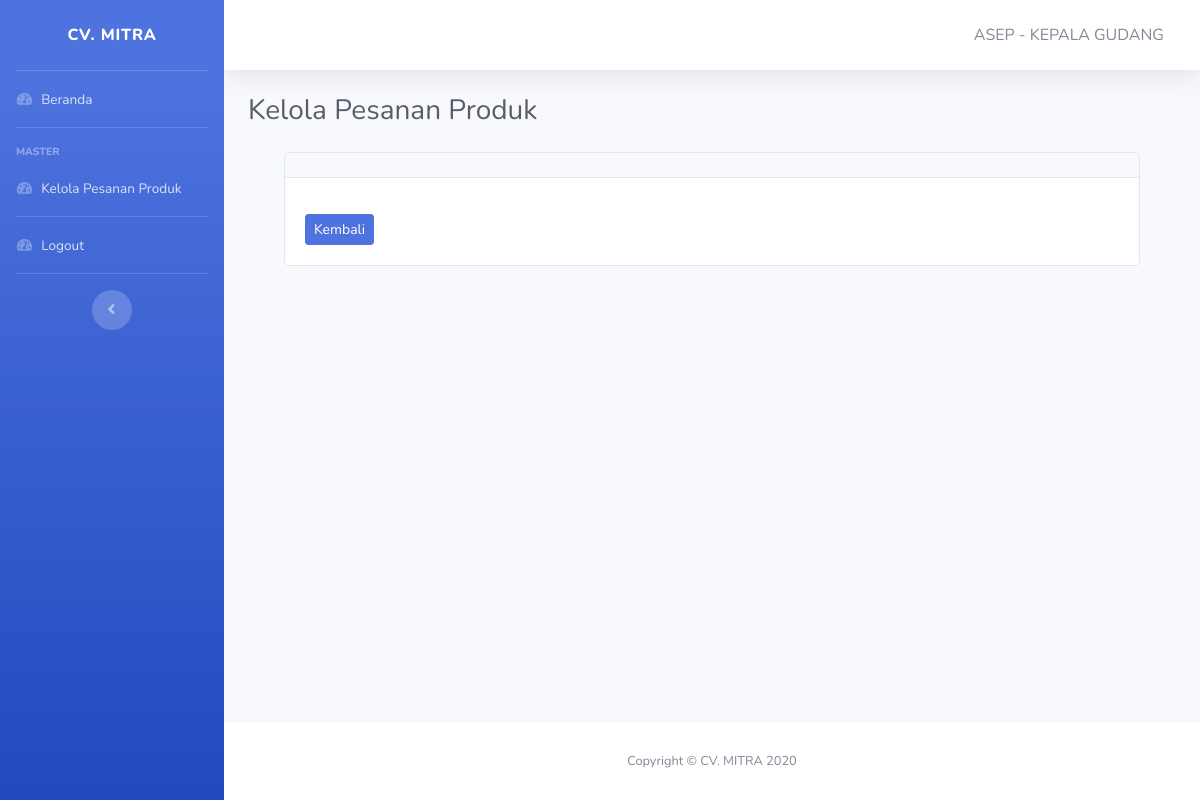
The page /pages/marketing/detail-pesanproduk.php (signed in) on the database as committed earlier.
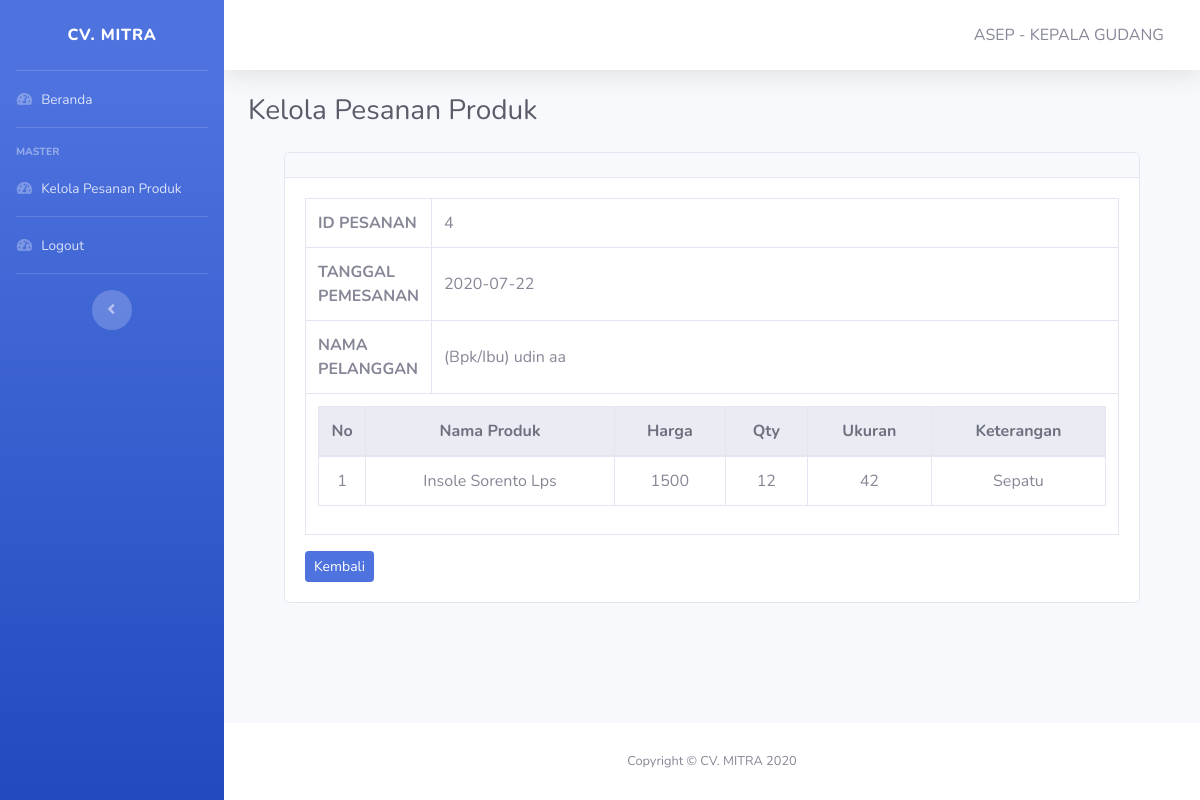
The same page on the database as committed later.
### tables this page shows
CREATE TABLE IF NOT EXISTS `pesanproduk` (
  `id_pesanproduk` int(11) NOT NULL,
  `tanggal_pemesanan` date NOT NULL,
  `nama_customer` varchar(20) NOT NULL,
  `id_user` int(11) NOT NULL,
  PRIMARY KEY (`id_pesanproduk`),
  KEY `id_user` (`id_user`),
  CONSTRAINT `pesanproduk_ibfk_1` FOREIGN KEY (`id_user`) REFERENCES `user` (`id_user`)
);

CREATE TABLE IF NOT EXISTS `detail_pesanproduk` (
  `id_detail_pesanproduk` int(11) NOT NULL AUTO_INCREMENT,
  `qty` int(11) NOT NULL,
  `ukuran` int(11) NOT NULL,
  `keterangan` varchar(30) NOT NULL,
  `id_pesanproduk` int(11) NOT NULL,
  `id_produk` varchar(10) NOT NULL,
  PRIMARY KEY (`id_detail_pesanproduk`),
  KEY `id_pesanproduk` (`id_pesanproduk`),
  KEY `id_produk` (`id_produk`),
  CONSTRAINT `detail_pesanproduk_ibfk_1` FOREIGN KEY (`id_pesanproduk`) REFERENCES `pesanproduk` (`id_pesanproduk`),
  CONSTRAINT `detail_pesanproduk_ibfk_2` FOREIGN KEY (`id_produk`) REFERENCES `produk` (`id_produk`)
);

CREATE TABLE IF NOT EXISTS `produk` (
  `id_produk` varchar(10) NOT NULL,
  `nama_produk` varchar(20) NOT NULL,
  `satuan_produk` varchar(10) NOT NULL,
  `harga` int(11) NOT NULL,
  PRIMARY KEY (`id_produk`)
);

### pages/marketing/detail-pesanproduk.php (the view, shortened to what this page needs)
<!DOCTYPE html>
<html lang="en">
<head>
    <?php include '../../layout/header.php' ?>
</head>
<body id="page-top">
    <div id="wrapper">
        <?php include '../../layout/sidebar-marketing.php' ?>
        <div id="content-wrapper" class="d-flex flex-column">
            <div id="content">
                <?php include '../../layout/topbar.php' ?>
                <div class="container-fluid">
                    <div class="d-sm-flex align-items-center justify-content-between mb-4">
                        <h1 class="h3 mb-0 text-gray-800">Kelola Pesanan Produk</h1>
                    </div>
                    <div class="container row-12">
                        <div class="col">
                            <div class="card mb-5">
                                <div class="card-header">
                                </div>
                                <div class="card-body">
                                    <table class="table table-responsive-lg table-bordered">
                                        <?php
                                        include "../../koneksi.php";
                                        $data = mysqli_query($koneksi, "SELECT p.id_pesanproduk,p.tanggal_pemesanan,p.nama_customer FROM pesanproduk p JOIN detail_pesanproduk dp WHERE p.id_pesanproduk = dp.id_pesanproduk");
                                        if (!$data) {
                                            ?>
                                            <tr>
                                                <td colspan="3" class="text-center font-weight-bold">Data Kosong</td>
                                            </tr>
                                            <?php
                                            } else {
                                                while ($item = mysqli_fetch_array($data)) {
                                                    ?>
                                                <tr>
                                                    <th width=5%>ID PESANAN</th>
                                                    <td class="align-middle"><?php echo $item['id_pesanproduk']; ?></td>
                                                </tr>
                                                <tr>
                                                    <th>TANGGAL PEMESANAN</th>
                                                    <td class="align-middle"><?php echo $item['tanggal_pemesanan']; ?></td>
                                                </tr>
                                                <tr>
                                                    <th>NAMA PELANGGAN</th>
                                                    <td class="align-middle">(Bpk/Ibu) <?php echo $item['nama_customer']; ?></td>
                                                </tr>
                                                <tr>
                                                    <td class="text-center" colspan="2">
                                                        <table class="table table-responsive-lg table-hover table-bordered" id="Table">
                                                            <thead class="thead-light text-center">
                                                                <tr>
                                                                    <th width=6% class="align-middle">No</th>
                                                                    <th>Nama Produk</th>
                                                                    <th>Harga</th>
                                                                    <th>Qty</th>
                                                                    <th>Ukuran</th>
                                                                    <th>Keterangan</th>
                                                                </tr>
                                                            </thead>
                                                            <tbody>
                                                                <?php
                                                                        $no = 1;
                                                                        $data = mysqli_query($koneksi, "SELECT * FROM produk p JOIN detail_pesanproduk dp WHERE p.id_produk = dp.id_produk");
                                                                        if (!$data) {
                                                                            ?>
                                                                    <tr>
                                                                        <td colspan="3" class="text-center font-weight-bold">Data Kosong</td>
                                                                    </tr>
                                                                    <?php
                                                                            } else {
                                                                                while ($item = mysqli_fetch_array($data)) {
                                                                                    ?>
                                                                        <tr>
                                                                            <td class="text-center align-middle"><?php echo $no++; ?></td>
                                                                            <td class="align-middle"><?php echo $item['nama_produk']; ?></td>
                                                                            <td class="align-middle"><?php echo $item['harga']; ?></td>
                                                                            <td class="align-middle"><?php echo $item['qty']; ?></td>
                                                                            <td class="align-middle"><?php echo $item['ukuran']; ?></td>
                                                                            <td class="align-middle"><?php echo $item['keterangan']; ?></td>
                                                                        </tr>
                                                                <?php
                                                                            }
                                                                        }
                                                                        ?>
                                                            </tbody>
                                                        </table>
                                                    </td>
                                                </tr>
                                        <?php
                                            }
                                        }
                                        ?>
                                    </table>
                                    <div class="nav-item">
                                        <a href="kelola-pesanproduk.php" class="btn btn-sm btn-primary">Kembali</a>
                                    </div>
                                </div>
                            </div>
                        </div>
                    </div>
                </div>
            </div>
            <?php include '../../layout/footer.php' ?>
        </div>
    </div>
</body>
</html>

### layout/header.php (shortened to what this page needs)
<link href="../../vendor/fontawesome-free/css/all.min.css" rel="stylesheet" type="text/css">
<link rel="stylesheet" type="text/css" href="https://cdn.datatables.net/1.10.21/css/dataTables.bootstrap4.min.css">
<link href="../../css/sb-admin-2.min.css" rel="stylesheet">

### layout/sidebar-marketing.php
<ul class="navbar-nav bg-gradient-primary sidebar sidebar-dark accordion" id="accordionSidebar">
    <a class="sidebar-brand d-flex align-items-center justify-content-center" href="index.php">
        <div class="sidebar-brand-text mx-3">CV. MITRA</div>
    </a>
    <hr class="sidebar-divider my-0">
    <li class="nav-item">
        <a class="nav-link" href="index.php">
            <i class="fas fa-fw fa-tachometer-alt"></i>
            <span>Beranda</span></a>
    </li>
    <hr class="sidebar-divider">
    <div class="sidebar-heading">
        Master
    </div>
    <li class="nav-item">
        <a class="nav-link" href="kelola-pesanproduk.php">
            <i class="fas fa-fw fa-tachometer-alt"></i>
            <span>Kelola Pesanan Produk</span></a>
    </li>
    <hr class="sidebar-divider my-0">
    <li class="nav-item">
        <a class="nav-link" href="../../logout.php" data-toggle="modal" data-target="#logoutModal">
            <i class="fas fa-fw fa-tachometer-alt"></i>
            <span>Logout</span></a>
    </li>
    <hr class="sidebar-divider d-none d-md-block">
    <div class="text-center d-none d-md-inline">
        <button class="rounded-circle border-0" id="sidebarToggle"></button>
    </div>
</ul>

### layout/topbar.php (shortened to what this page needs)
<nav class="navbar navbar-expand navbar-light bg-white topbar mb-4 static-top shadow">
    <ul class="navbar-nav ml-auto">
        <li class="nav-item dropdown no-arrow">
            <a class="nav-link dropdown-toggle" href="#" id="userDropdown" role="button" data-toggle="dropdown" aria-haspopup="true" aria-expanded="false">
                <span class="mr-2 d-none d-lg-inline text-gray-600 medium"><?php
                                                                            echo strtoupper($_SESSION['nama']) . " - " . strtoupper($_SESSION['jabatan']); ?></span>
            </a>
        </li>
    </ul>
</nav>

### layout/footer.php
<footer class="sticky-footer bg-white">
    <div class="container my-auto">
        <div class="copyright text-center my-auto">
            <span>Copyright &copy; CV. MITRA 2020</span>
        </div>
    </div>
</footer>

Rows that differ between the two databases and show on the page:
added pesanproduk: id_pesanproduk "4", tanggal_pemesanan "2020-07-22", nama_customer "udin aa"
added detail_pesanproduk: id_produk.nama_produk "Insole Sorento Lps", id_produk.harga "1500", qty "12", ukuran "42", keterangan "Sepatu"
